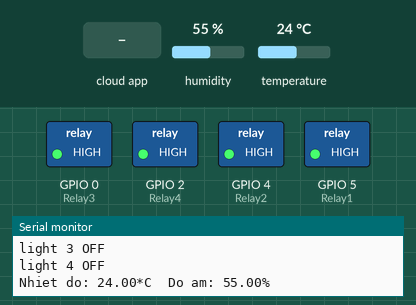
Bench run of a sketch on a simulated ESP8266 (NodeMCU). Shown: switched loads named in the sketch (green lamp = pin HIGH), the last lines printed to the serial monitor. The inputs (shaded band) are chosen by the test bench; at power-on: humidity 55 %, temperature 24 °C. WiFi joins after 1.5 s; servers stay silent unless stated; the Firebase database answers and starts empty.

Above: at 4.3 s.
4.4 s: the phone or cloud app sets S1 to 1
At 5.6 s:
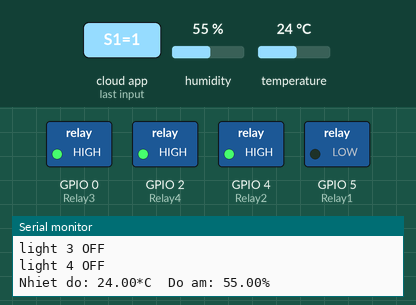
6.3 s: the phone or cloud app sets S2 to 1
At 7.7 s:
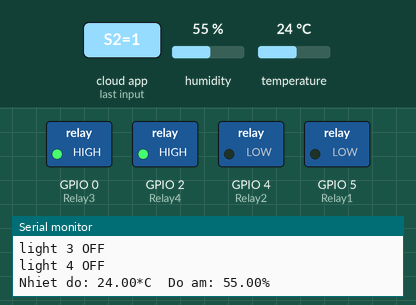
8.7 s: the phone or cloud app sets S3 to 1
At 10.8 s:
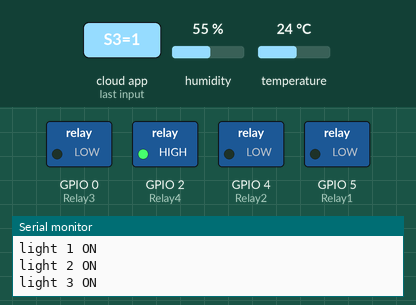
11.1 s: the phone or cloud app sets S1 to 0
At 12.2 s:
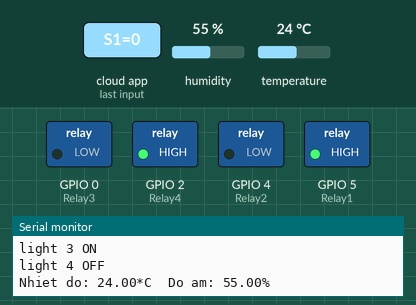
13.0 s: the phone or cloud app sets S4 to 1
At 13.7 s:
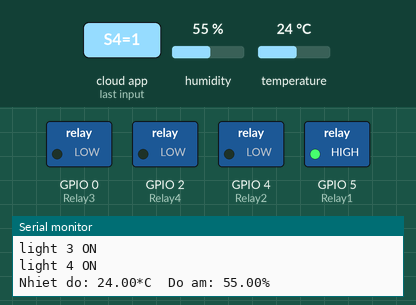
14.6 s: the phone or cloud app sets S2 to 0
At 16.0 s:
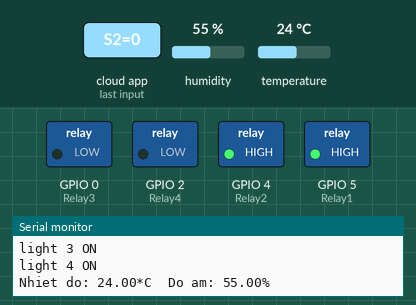
Timing chart, 0 to 17.5 s (numbered marks = the images above; inputs shaded):
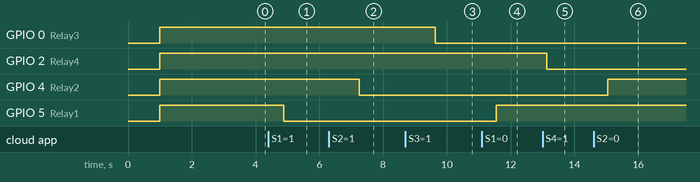

The sketch:

DHT11.ino
```cpp
#include <FirebaseArduino.h>

#include "DHT.h"

#include  <ESP8266WiFi.h>

#define FIREBASE_HOST "dht11-657ef.firebaseio.com"
#define FIREBASE_AUTH "fccpBOiI3LspU0y0FCtCjJTItBtvVFYTZN1xKVoz"
#define WIFI_SSID "TP-LINK" // Thay đổi tên wifi của bạn

#define WIFI_PASSWORD "Khai1996" // Thay đổi password wifi của bạn

#define DHTPIN 14    // Chân dữ liệu của DHT 11 , với NodeMCU chân D5 GPIO là 14

#define DHTTYPE DHT11   // DHT 11

DHT dht(DHTPIN, DHTTYPE);

#define Relay1 5 //D1
int val1;

#define Relay2 4 //D2
int val2;

#define Relay3 0  //D3
int val3;

#define Relay4 2 //D4
int val4;


void setup() {

  Serial.begin(115200);

  delay(1000);
                                                 // Select the same baud rate if you want to see the datas on Serial Monitor
  pinMode(Relay1,OUTPUT);
  pinMode(Relay2,OUTPUT);
  pinMode(Relay3,OUTPUT);
  pinMode(Relay4,OUTPUT);

  digitalWrite(Relay1,HIGH);
  digitalWrite(Relay2,HIGH);
  digitalWrite(Relay3,HIGH);
  digitalWrite(Relay4,HIGH);

  WiFi.begin (WIFI_SSID, WIFI_PASSWORD);

  Serial.print("Dang ket noi");

  while (WiFi.status() != WL_CONNECTED) {

    Serial.print(".");

    delay(500);

  }

  dht.begin();

  Serial.println ("");

  Serial.println ("Da ket noi WiFi!");

  Serial.println(WiFi.localIP());

  Firebase.begin(FIREBASE_HOST,FIREBASE_AUTH);
  Firebase.setInt("S1",0);                     //Here the varialbe"S1","S2","S3" and "S4" needs to be the one which is used in our Firebase and MIT App Inventor
  Firebase.setInt("S2",0);
  Firebase.setInt("S3",0);
  Firebase.setInt("S4",0);
}
void firebasereconnect()
{
  Serial.println("Trying to reconnect");
    Firebase.begin(FIREBASE_HOST, FIREBASE_AUTH);
  }
void loop() {

  float h = dht.readHumidity();

float t = dht.readTemperature();  // Đọc nhiệt độ theo độ C

  if (isnan(h) || isnan(t)) {

    Serial.println("Failed to read from DHT sensor!");

    return;

  }

  Serial.print("Nhiet do: ");

  Serial.print(t);

  Serial.print("*C  ");

  Serial.print("Do am: ");

  Serial.print(h);

  Serial.println("%  ");

  Firebase.setFloat ("Temp", t);

  Firebase.setFloat ("Humidity", h);

  delay(200);

  if (Firebase.failed())
      {
      Serial.print("setting number failed:");
      Serial.println(Firebase.error());
      firebasereconnect();
      return;
      }

  val1=Firebase.getString("S1").toInt();                                        //Reading the value of the varialble Status from the firebase

  if(val1==1)                                                             // If, the Status is 1, turn on the Relay1
     {
      digitalWrite(Relay1,LOW);
      Serial.println("light 1 ON");
    }
    else if(val1==0)                                                      // If, the Status is 0, turn Off the Relay1
    {
      digitalWrite(Relay1,HIGH);
      Serial.println("light 1 OFF");
    }

  val2=Firebase.getString("S2").toInt();                                        //Reading the value of the varialble Status from the firebase

  if(val2==1)                                                             // If, the Status is 1, turn on the Relay2
     {
      digitalWrite(Relay2,LOW);
      Serial.println("light 2 ON");
    }
    else if(val2==0)                                                      // If, the Status is 0, turn Off the Relay2
    {
      digitalWrite(Relay2,HIGH);
      Serial.println("light 2 OFF");
    }

   val3=Firebase.getString("S3").toInt();                                        //Reading the value of the varialble Status from the firebase

  if(val3==1)                                                             // If, the Status is 1, turn on the Relay3
     {
      digitalWrite(Relay3,LOW);
      Serial.println("light 3 ON");
    }
    else if(val3==0)                                                      // If, the Status is 0, turn Off the Relay3
    {
      digitalWrite(Relay3,HIGH);
      Serial.println("light 3 OFF");
    }

   val4=Firebase.getString("S4").toInt();                                        //Reading the value of the varialble Status from the firebase

  if(val4==1)                                                             // If, the Status is 1, turn on the Relay4
     {
      digitalWrite(Relay4,LOW);
      Serial.println("light 4 ON");
    }
    else if(val4==0)                                                      // If, the Status is 0, turn Off the Relay4
    {
      digitalWrite(Relay4,HIGH);
      Serial.println("light 4 OFF");
    }

}
```

Measured:
- after the input at 4.4 s, GPIO 5 (Relay1): HIGH → LOW after 0.48 s
- after the input at 6.3 s, GPIO 4 (Relay2): HIGH → LOW after 0.95 s
- after the input at 8.7 s, GPIO 0 (Relay3): HIGH → LOW after 0.93 s
- after the input at 11.1 s, GPIO 5 (Relay1): LOW → HIGH after 0.45 s
- after the input at 13.0 s, GPIO 2 (Relay4): HIGH → LOW after 0.13 s
- after the input at 14.6 s, GPIO 4 (Relay2): LOW → HIGH after 0.45 s
